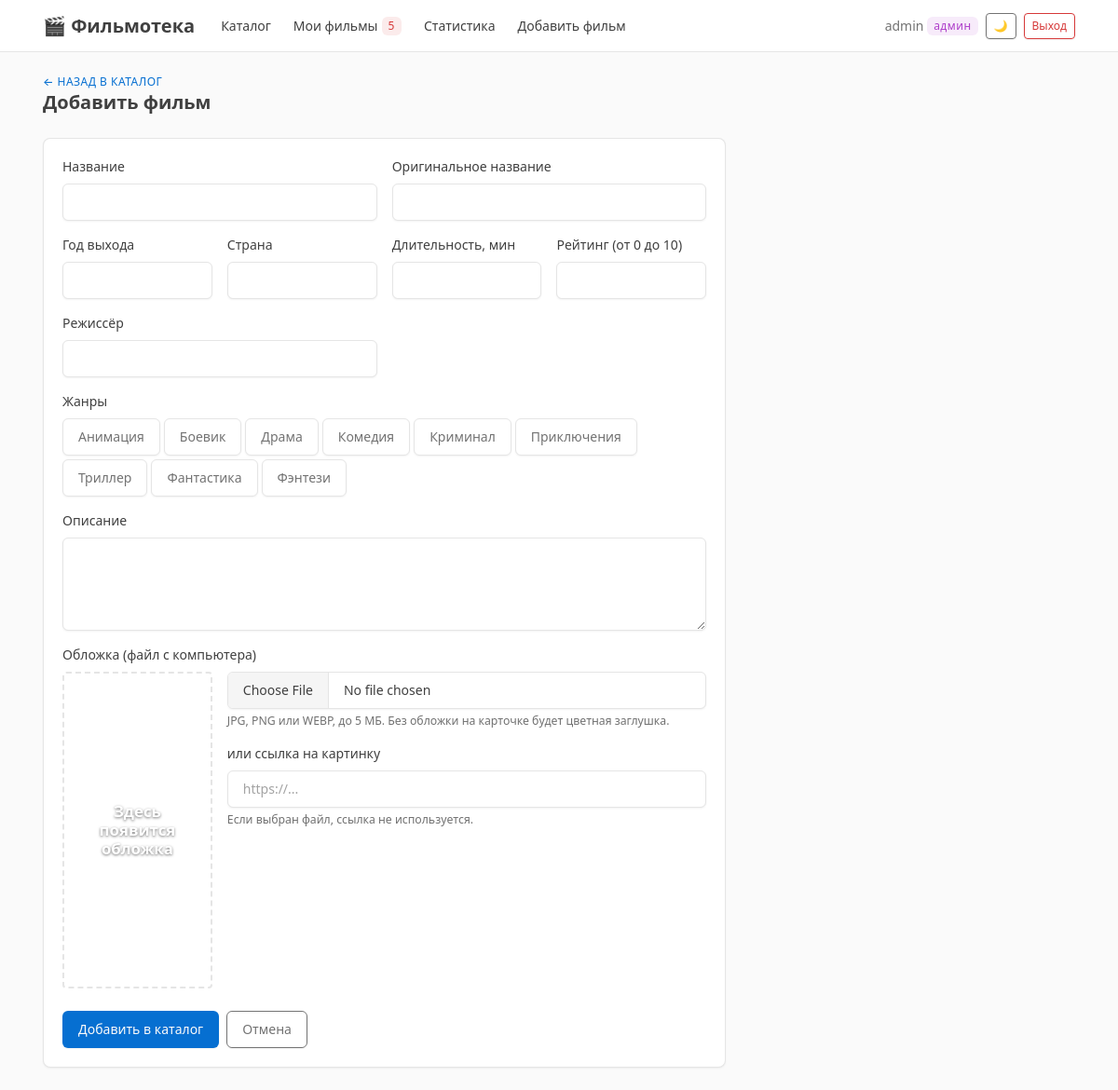
The app's page /movies/add/ (signed in) with its own data.
### accounts/models.py (models this page shows)
class Genre(models.Model):
    name = models.CharField('Название', max_length=50, unique=True)
    class Meta:
        ordering = ['name']
        verbose_name = 'жанр'
        verbose_name_plural = 'жанры'
    def __str__(self):
        return self.name

### accounts/views.py (the view)
# urls.py: path('movies/add/', views.movie_add, name='movie_add'),
@login_required
def movie_add(request):
    if not is_admin(request.user):
        messages.error(request, 'Добавлять фильмы может только администратор.')
        return redirect('catalog')
    if request.method == 'POST':
        form = MovieForm(request.POST, request.FILES)
        if form.is_valid():
            movie = form.save()
            messages.success(request, f'Фильм «{movie.title}» добавлен в каталог.')
            return redirect('movie_detail', pk=movie.pk)
    else:
        form = MovieForm()
    countries = Movie.objects.exclude(country='').values_list('country', flat=True).distinct().order_by('country')
    return render(
        request,
        'movie_form.html',
        {
            'form': form,
            'countries': countries,
        }
    )

### accounts/context_processors.py (called while the page is built)
def my_movies_count(request):
    if not request.user.is_authenticated:
        return {'my_movies_count': 0}
    count = Mark.objects.filter(user=request.user).values('movie').distinct().count()
    return {'my_movies_count': count}

### accounts/views.py (called while the page is built)
def is_admin(user):
    return user.is_staff

### templates/movie_form.html (shortened to what this page needs)
{% extends 'base.html' %}
{% block header %}
<div class="page-pretitle"><a href="/">← Назад в каталог</a></div>
<h2 class="page-title">Добавить фильм</h2>
{% endblock %}
{% block content %}
<div class="row">
    <div class="col-12 col-lg-8">
        <div class="card">
            <div class="card-body">
                <form method="post" enctype="multipart/form-data" novalidate>
                    <div class="row g-3">
                        <div class="col-12 col-md-6">
                            <label class="form-label" for="{{ form.title.id_for_label }}">{{ form.title.label }}</label>
                            {{ form.title }}
                        </div>
                        <div class="col-12 col-md-6">
                            <label class="form-label" for="{{ form.original_title.id_for_label }}">{{ form.original_title.label }}</label>
                            {{ form.original_title }}
                        </div>
                        <div class="col-6 col-md-3">
                            <label class="form-label" for="{{ form.year.id_for_label }}">{{ form.year.label }}</label>
                            {{ form.year }}
                        </div>
                        <div class="col-6 col-md-3">
                            <label class="form-label" for="{{ form.country.id_for_label }}">{{ form.country.label }}</label>
                            {{ form.country }}
                        </div>
                        <div class="col-6 col-md-3">
                            <label class="form-label" for="{{ form.duration.id_for_label }}">{{ form.duration.label }}</label>
                            {{ form.duration }}
                        </div>
                        <div class="col-6 col-md-3">
                            <label class="form-label" for="{{ form.rating.id_for_label }}">{{ form.rating.label }}</label>
                            {{ form.rating }}
                        </div>
                        <div class="col-12 col-md-6">
                            <label class="form-label" for="{{ form.director.id_for_label }}">{{ form.director.label }}</label>
                            {{ form.director }}
                        </div>
                        <div class="col-12">
                            <label class="form-label">{{ form.genres.label }}</label>
                            <div class="form-selectgroup">
                                {% for g in form.genres %}
                                    <label class="form-selectgroup-item">
                                        <span class="form-selectgroup-label">{{ g.choice_label }}</span>
                                    </label>
                                {% endfor %}
                            </div>
                        </div>
                        <div class="col-12">
                            <label class="form-label" for="{{ form.description.id_for_label }}">{{ form.description.label }}</label>
                            {{ form.description }}
                        </div>
                        <div class="col-12">
                            <label class="form-label" for="{{ form.poster.id_for_label }}">{{ form.poster.label }}</label>
                            <div class="row g-3 align-items-start">
                                <div class="col-5 col-sm-4 col-md-3">
                                    <div id="poster-preview" class="poster poster-preview" role="img" aria-label="Предпросмотр обложки">
                                        <span class="poster-title text-center w-100" id="poster-preview-text">Здесь появится обложка</span>
                                    </div>
                                </div>
                                <div class="col-7 col-sm-8 col-md-9">
                                    {{ form.poster }}
                                    <div class="form-hint mt-1">JPG, PNG или WEBP, до 5 МБ. Без обложки на карточке будет цветная заглушка.</div>
                                    <label class="form-label mt-3" for="{{ form.poster_url.id_for_label }}">{{ form.poster_url.label }}</label>
                                    {{ form.poster_url }}
                                    <div class="form-hint mt-1">Если выбран файл, ссылка не используется.</div>
                                </div>
                            </div>
                        </div>
                    </div>
                    <div class="mt-4 d-flex gap-2">
                        <button type="submit" class="btn btn-primary">Добавить в каталог</button>
                        <a href="/" class="btn btn-outline-secondary">Отмена</a>
                    </div>
                </form>
            </div>
        </div>
    </div>
</div>
{% endblock %}

### templates/components/navbar.html (shortened to what this page needs)
{% with url_name=request.resolver_match.url_name %}
<header class="navbar navbar-expand-md d-print-none sticky-top">
    <div class="container-xl">
        <a class="navbar-brand pe-0 pe-md-3" href="/">🎬 Фильмотека</a>
        <div class="navbar-nav flex-row order-md-last ms-auto align-items-center gap-2">
            <span class="text-secondary d-none d-lg-inline">
                {{ user.username }}{% if user.is_staff %} <span class="badge bg-purple-lt">админ</span>{% endif %}
            </span>
            <button type="button" class="btn btn-sm btn-outline-secondary" id="theme-toggle"
                    aria-label="Сменить тему оформления">🌙</button>
            <form method="post" action="/accounts/logout/" class="m-0">
                <button type="submit" class="btn btn-sm btn-outline-danger">Выход</button>
            </form>
        </div>
        <div class="collapse navbar-collapse" id="navbar-menu">
            <ul class="navbar-nav me-auto">
                <li class="nav-item">
                    <a class="nav-link {% if url_name == 'catalog' or url_name == 'movie_detail' or url_name == 'search' %}active{% endif %}"
                       href="/">Каталог</a>
                </li>
                <li class="nav-item">
                    <a class="nav-link {% if url_name|slice:':3' == 'my_' %}active{% endif %}"
                       href="/my/">
                        Мои фильмы
                        <span class="badge bg-red-lt ms-1" id="my-count">{{ my_movies_count }}</span>
                    </a>
                </li>
                <li class="nav-item">
                    <a class="nav-link {% if url_name == 'stats' %}active{% endif %}"
                       href="/stats/">Статистика</a>
                </li>
                {% if user.is_staff %}
                <li class="nav-item">
                    <a class="nav-link {% if url_name == 'movie_add' %}active{% endif %}"
                       href="/movies/add/">Добавить фильм</a>
                </li>
                {% endif %}
            </ul>
        </div>
    </div>
</header>
{% endwith %}

### static/css/movies.css (style rules this page uses)
.poster { display: flex; align-items: flex-end; height: 280px; padding: .75rem; color: #fff; background-size: cover; background-position: center; border-radius: 4px 4px 0 0; }
.poster-preview { height: 340px; border: 2px dashed var(--tblr-border-color); border-radius: 4px; overflow: hidden; display: flex; align-items: center; justify-content: center; }
.poster-title { font-weight: 700; font-size: 1.05rem; line-height: 1.2; text-shadow: 0 1px 3px rgba(0, 0, 0, .55); }
.navbar .nav-link { white-space: nowrap; }
.form-selectgroup { flex-wrap: wrap; gap: .25rem; }

### records on screen
Genre: choice_label "Анимация"
Genre: choice_label "Боевик"
Genre: choice_label "Драма"
Genre: choice_label "Комедия"
Genre: choice_label "Криминал"
Genre: choice_label "Приключения"
Genre: choice_label "Триллер"
Genre: choice_label "Фантастика"
Genre: choice_label "Фэнтези"

### other values on screen
{{ user.username }} "admin"
{{ my_movies_count }} "5"
